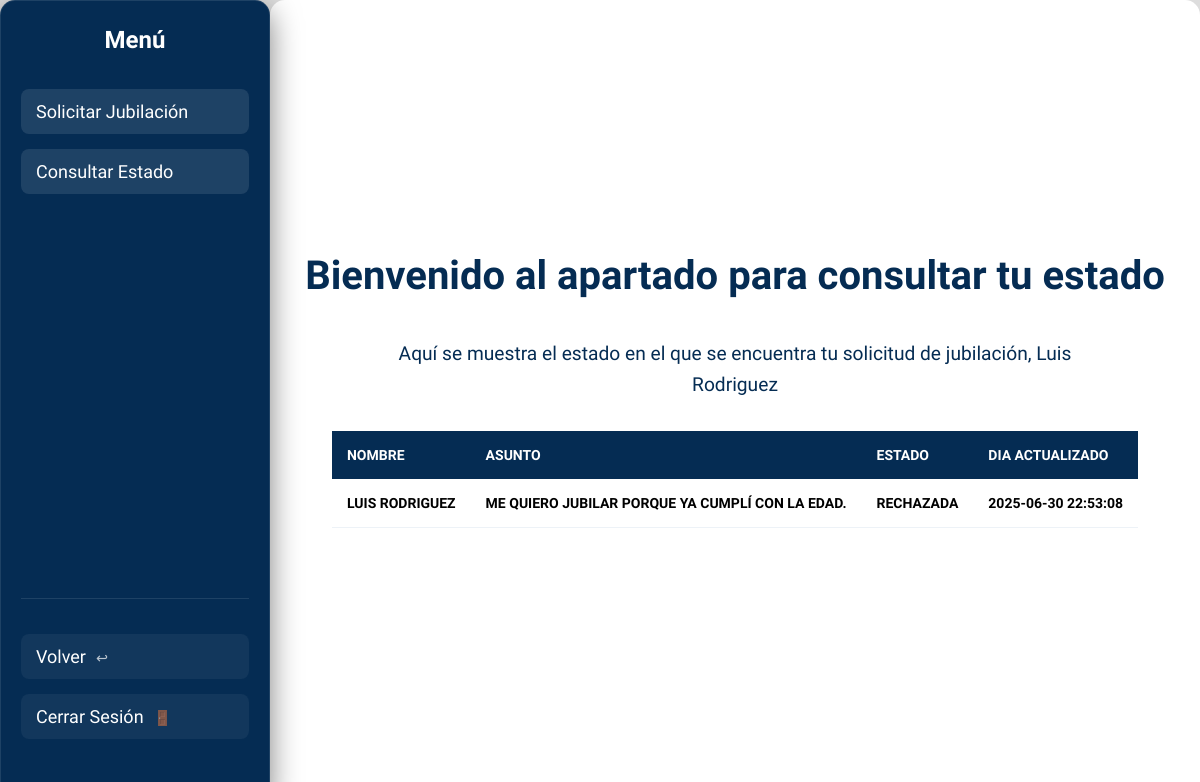
/index.php?controlador=gestionSolicitud&metodo=estadoVistaEmpleado (signed in), run on the app's committed database.
### tables this page shows
CREATE TABLE `interfazempleado` (
  `id` int(11) NOT NULL,
  `id_user` int(11) NOT NULL,
  `texto_inicio` varchar(250) NOT NULL,
  `texto_gestion1` varchar(500) NOT NULL,
  `texto_gestion2` varchar(500) NOT NULL,
  `titulo_gestion` varchar(500) NOT NULL,
  `texto_consultar1` varchar(500) NOT NULL,
  `titulo_consultar` varchar(200) NOT NULL,
  `texto_curso` varchar(500) NOT NULL,
  `texto_soli` varchar(500) NOT NULL,
  `titulo_soli` varchar(200) NOT NULL
);

CREATE TABLE `solicitudes` (
  `id` int(11) NOT NULL,
  `name` varchar(50) DEFAULT NULL,
  `asunto` varchar(250) DEFAULT NULL,
  `estado` set('Pendiente','En proceso','Aprobado','Rechazada') DEFAULT NULL,
  `fecha_creacion` date NOT NULL DEFAULT current_timestamp(),
  `empleado_solicitud` int(11) DEFAULT NULL,
  `fecha_actualizacion` timestamp NOT NULL DEFAULT current_timestamp() ON UPDATE current_timestamp(),
  `actividad` set('activo','inactivo','','') NOT NULL
);

### src/controllers/GestionSolicitudControlador.php (called while the page is built, shortened)
<?php
class GestionSolicitudControlador {
    public function EstadoVistaEmpleado(): void {
        include_once  __DIR__ . '/../views/empleado/estadoEmpleado.php';
    }
}
?>

### public/index.php (called while the page is built, shortened)
<?php
    $router = new Router();
    $router->ejecutar();
?>

### src/views/empleado/estadoEmpleado.php (the view, shortened to what this page needs)
<?php
        require_once __DIR__ . '/../../../config/connection_db.php';
        $sql = "SELECT * FROM solicitudes WHERE empleado_solicitud = :ci";
        $stmt = $pdo->prepare($sql);
        $stmt->bindParam(':ci', $_SESSION['ci'], PDO::PARAM_STR);
        $stmt->execute();
        $solidata = $stmt->fetch();
        $sql = "SELECT * FROM interfazempleado WHERE id = 1";
        $stmt = $pdo->prepare($sql);
        $stmt->execute();
        $texto = $stmt->fetch();
    ?>
<!DOCTYPE html>
<html lang="en">
<head>
    <link rel="stylesheet" href="../src/css/stylegestion.css">
</head>
<body>
    <?php
        include __DIR__ . '/../navs/navSolicitarJubiEmpleado.php';
    ?>
    <main class="content">
        <h1><?= $texto['titulo_consultar']?></h1>
        <p style="margin: 20px; margin-bottom: 30px;"><?= $texto['texto_consultar1']?> <?=$_SESSION['name'] . ' ' . $_SESSION['lastname']?> </p>
            <div class="contenedor-estado">
                <div class="estado">
                    <table>
                        <thead>
                            <tr>
                                <th>Nombre</th>
                                <th>Asunto</th>
                                <th>Estado</th>
                                <th>Dia Actualizado</th>
                            </tr>
                        </thead>
                        <tbody>
                            <?php if ($solidata): ?>
                            <tr>
                                <th><?= $solidata['name']?></th>
                                <th><?= $solidata['asunto']?></th>
                                <th><?= $solidata['estado']?></th>
                                <th><?= $solidata['fecha_actualizacion']?></th>
                            </tr>
                            <?php else: ?>
                                <tr><td colspan="3">No hay solicitud registrada aún.</td></tr>
                            <?php endif; ?>
                        </tbody>
                    </table>
                </div>
            </div>
    </main>
</body>
</html>

### src/css/stylegestion.css (style rules this page uses)
* { font-family: "Chocolate Classical Sans", sans-serif; margin: 0; padding: 0; box-sizing: border-box; }
body { background-color: #dddddd; display: flex; flex-direction: row; overflow-x: hidden; }
h1 { text-align: center; }
.content { background: white; border-radius: 15px; padding: 30px; display: flex; flex-direction: column; justify-content: center; flex: 1; align-items: center; padding-top: 10px; }
.content h1 { color: #052c53; margin-bottom: 20px; font-size: 2.5rem; text-align: center; }
.content p { color: #052c53; font-size: 1.2rem; line-height: 1.6; text-align: center; max-width: 700px; }
table { width: 100%; border-collapse: collapse; }
table { width: 100%; min-width: 800px; }
thead { position: sticky; top: 0; background: #052c53; color: white; z-index: 10; }
th { padding: 16px 15px; text-align: left; font-weight: 600; text-transform: uppercase; font-size: 14px; }
tbody tr { border-bottom: 1px solid #edf2f7; transition: background-color 0.2s; }

### data on the page
interfazempleado: titulo_consultar "Bienvenido al apartado para consultar tu estado", texto_consultar1 "Aquí se muestra el estado en el que se encuentra tu solicitud de jubilación,"
solicitudes: name "LUIS RODRIGUEZ", asunto "ME QUIERO JUBILAR PORQUE YA CUMPLÍ CON LA EDAD.", estado "RECHAZADA", fecha_actualizacion "2025-06-30 22:53:08"

### other printed values
$_SESSION['name'] "Luis"
$_SESSION['lastname'] "Rodriguez"
